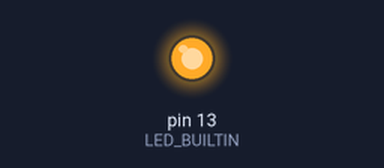
Bench run of a sketch on a simulated Arduino Uno, built with avr-gcc and run on an emulated ATmega328P. On the bench: output pins drawn as LEDs (lit = HIGH).

Above: at 0.2 s.
At 24.0 s:
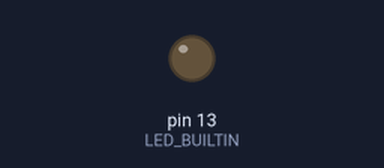
Timing chart, 0 to 32.5 s (numbered marks = the images above):
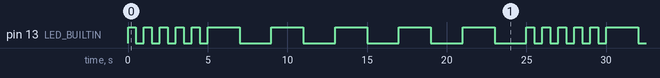

Measured:
- by itself, pin 13 (LED_BUILTIN): repeats every 25.0 s: 4 × (LOW 0.50 s, HIGH 0.50 s), LOW 0.50 s, 5 × (HIGH 2.0 s, LOW 2.0 s), HIGH 0.50 s
- by itself, everything shown: repeats every 25.0 s, in 20 steps

The sketch:

BlinkSpeedChange.ino
```cpp
void setup() {
  pinMode(LED_BUILTIN, OUTPUT);
}
void fast(){
  // a function that makes the fast blinks (frequency of 1 full blink per second)
  digitalWrite(LED_BUILTIN, HIGH);
  delay(500);
  digitalWrite(LED_BUILTIN, LOW);
  delay(500);
}
void slow(){
  // a function that makes the slow blinks (frequency of 1 full blink per 4 seconds)
  digitalWrite(LED_BUILTIN, HIGH);
  delay(2000);
  digitalWrite(LED_BUILTIN, LOW);
  delay(2000);
}

void loop() {
int i=0; // counter of how many full blinks has been since the beginning of the current loop
for (;i<5;i++){fast();} // 5 fast blinks
for(;i<10;i++){slow();} // 5 slow blinks
}
```
